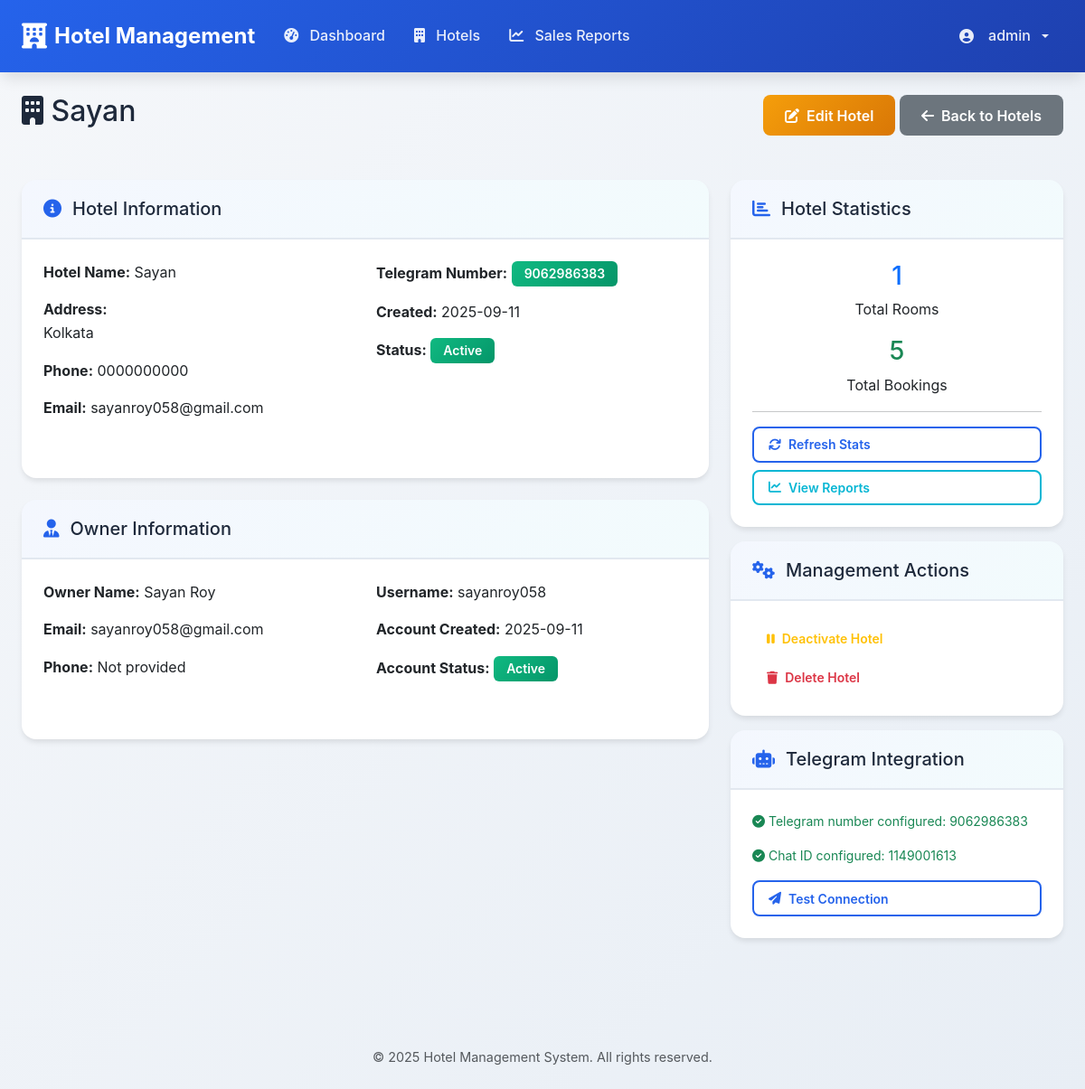
The app's page /admin/hotels/1 (signed in) with its own data.
### tables this page shows
CREATE TABLE hotels (
        id INTEGER PRIMARY KEY,
        name TEXT NOT NULL,
        address TEXT NOT NULL,
        phone TEXT,
        email TEXT,
        telegram_number TEXT,
        telegram_bot_token TEXT,
        owner_name TEXT NOT NULL,
        owner_email TEXT NOT NULL,
        owner_phone TEXT,
        created_at TEXT NOT NULL,
        is_active BOOLEAN DEFAULT 1
    , telegram_chat_id TEXT);

CREATE TABLE hotel_owners (
        id INTEGER PRIMARY KEY,
        hotel_id INTEGER NOT NULL,
        username TEXT UNIQUE NOT NULL,
        email TEXT NOT NULL,
        password_hash TEXT NOT NULL,
        full_name TEXT NOT NULL,
        phone TEXT,
        created_at TEXT NOT NULL,
        is_active BOOLEAN DEFAULT 1,
        FOREIGN KEY (hotel_id) REFERENCES hotels (id)
    );

### multi_hotel_app.py (the view)
    def decorated_function(*args, **kwargs):
        if 'user_type' not in session or session['user_type'] != 'admin':
            flash('Admin access required', 'error')
            return redirect(url_for('login'))
        return f(*args, **kwargs)

### multi_hotel_app.py (called while the page is built)
def login_required(f):
    def decorated_function(*args, **kwargs):
        if 'user_id' not in session:
            return redirect(url_for('login'))
        return f(*args, **kwargs)
    decorated_function.__name__ = f.__name__
    return decorated_function

def admin_required(f):
    def decorated_function(*args, **kwargs):
        if 'user_type' not in session or session['user_type'] != 'admin':
            flash('Admin access required', 'error')
            return redirect(url_for('login'))
        return f(*args, **kwargs)
    decorated_function.__name__ = f.__name__
    return decorated_function

### templates/view_hotel.html (shortened to what this page needs)
{% extends "base.html" %}
{% block content %}
<div class="row">
    <div class="col-12">
        <div class="d-flex justify-content-between align-items-center mb-4">
            <h2><i class="fas fa-building"></i> {{ hotel[1] }}</h2>
            <div>
                <a href="{{ url_for('edit_hotel', hotel_id=hotel[0]) }}" class="btn btn-warning">
                    <i class="fas fa-edit"></i> Edit Hotel
                </a>
                <a href="{{ url_for('admin_hotels') }}" class="btn btn-secondary">
                    <i class="fas fa-arrow-left"></i> Back to Hotels
                </a>
            </div>
        </div>
    </div>
</div>
<div class="row">
    <div class="col-md-8">
        <div class="card">
            <div class="card-header">
                <h5><i class="fas fa-info-circle"></i> Hotel Information</h5>
            </div>
            <div class="card-body">
                <div class="row">
                    <div class="col-md-6">
                        <p><strong>Hotel Name:</strong> {{ hotel[1] }}</p>
                        <p><strong>Address:</strong><br>{{ hotel[2] }}</p>
                        <p><strong>Phone:</strong> {{ hotel[3] or 'Not provided' }}</p>
                        <p><strong>Email:</strong> {{ hotel[4] or 'Not provided' }}</p>
                    </div>
                    <div class="col-md-6">
                        <p><strong>Telegram Number:</strong>
                            {% if hotel[5] %}
                                <span class="badge bg-success">{{ hotel[5] }}</span>
                            {% else %}
                                <span class="badge bg-secondary">Not configured</span>
                            {% endif %}
                        </p>
                        <p><strong>Created:</strong> {{ hotel[10][:10] if hotel[10] else 'N/A' }}</p>
                        <p><strong>Status:</strong>
                            {% if hotel[11] %}
                                <span class="badge bg-success">Active</span>
                            {% else %}
                                <span class="badge bg-danger">Inactive</span>
                            {% endif %}
                        </p>
                    </div>
                </div>
            </div>
        </div>
        <div class="card mt-4">
            <div class="card-header">
                <h5><i class="fas fa-user-tie"></i> Owner Information</h5>
            </div>
            <div class="card-body">
                {% if owner %}
                <div class="row">
                    <div class="col-md-6">
                        <p><strong>Owner Name:</strong> {{ owner[5] }}</p>
                        <p><strong>Email:</strong> {{ owner[3] }}</p>
                        <p><strong>Phone:</strong> {{ owner[6] or 'Not provided' }}</p>
                    </div>
                    <div class="col-md-6">
                        <p><strong>Username:</strong> {{ owner[2] }}</p>
                        <p><strong>Account Created:</strong> {{ owner[7][:10] if owner[7] else 'N/A' }}</p>
                        <p><strong>Account Status:</strong>
                            {% if owner[8] %}
                                <span class="badge bg-success">Active</span>
                            {% else %}
                                <span class="badge bg-danger">Inactive</span>
                            {% endif %}
                        </p>
                    </div>
                </div>
                {% else %}
                <p class="text-muted">No owner account found for this hotel.</p>
                {% endif %}
            </div>
        </div>
    </div>
    <div class="col-md-4">
        <div class="card">
            <div class="card-header">
                <h5><i class="fas fa-chart-bar"></i> Hotel Statistics</h5>
            </div>
            <div class="card-body">
                <div class="text-center mb-3">
                    <h3 class="text-primary">{{ rooms_count }}</h3>
                    <p class="mb-0">Total Rooms</p>
                </div>
                <div class="text-center mb-3">
                    <h3 class="text-success">{{ bookings_count }}</h3>
                    <p class="mb-0">Total Bookings</p>
                </div>
                <hr>
                <div class="d-grid gap-2">
                    <button class="btn btn-outline-primary btn-sm" onclick="loadHotelStats()">
                        <i class="fas fa-sync"></i> Refresh Stats
                    </button>
                    <a href="#" class="btn btn-outline-info btn-sm">
                        <i class="fas fa-chart-line"></i> View Reports
                    </a>
                </div>
            </div>
        </div>
        <div class="card mt-3">
            <div class="card-header">
                <h5><i class="fas fa-cogs"></i> Management Actions</h5>
            </div>
            <div class="card-body">
                <div class="d-grid gap-2">
                    {% if hotel[11] %}
                    <button class="btn btn-outline-warning btn-sm" onclick="toggleHotelStatus({{ hotel[0] }}, false)">
                        <i class="fas fa-pause"></i> Deactivate Hotel
                    </button>
                    {% else %}
                    <button class="btn btn-outline-success btn-sm" onclick="toggleHotelStatus({{ hotel[0] }}, true)">
                        <i class="fas fa-play"></i> Activate Hotel
                    </button>
                    {% endif %}
                    <button class="btn btn-outline-danger btn-sm" onclick="confirmDeleteHotel({{ hotel[0] }}, '{{ hotel[1] }}')">
                        <i class="fas fa-trash"></i> Delete Hotel
                    </button>
                </div>
            </div>
        </div>
        <div class="card mt-3">
            <div class="card-header">
                <h5><i class="fas fa-robot"></i> Telegram Integration</h5>
            </div>
            <div class="card-body">
                {% if hotel[5] %}
                <p class="small text-success">
                    <i class="fas fa-check-circle"></i> Telegram number configured: {{ hotel[5] }}
                </p>
                {% if hotel[12] %}
                <p class="small text-success">
                    <i class="fas fa-check-circle"></i> Chat ID configured: {{ hotel[12] }}
                </p>
                <div class="d-grid">
                    <button class="btn btn-outline-primary btn-sm" onclick="testTelegramConnection({{ hotel[0] }})">
                        <i class="fas fa-paper-plane"></i> Test Connection
                    </button>
                </div>
                {% endif %}
                {% endif %}
            </div>
        </div>
    </div>
</div>
{% endblock %}

### templates/base.html (shortened to what this page needs)
<!DOCTYPE html>
<html lang="en">
<head>
    <link href="https://cdnjs.cloudflare.com/ajax/libs/font-awesome/6.4.0/css/all.min.css" rel="stylesheet">
    <link href="https://cdn.jsdelivr.net/npm/bootstrap@5.3.0/dist/css/bootstrap.min.css" rel="stylesheet">
    <link href="{{ url_for('static', filename='css/style.css') }}" rel="stylesheet">
</head>
<body>
    {% if session.user_id %}
    <nav class="navbar navbar-expand-lg navbar-dark">
        <div class="container-fluid px-4">
            <a class="navbar-brand" href="{{ url_for('index') }}">
                <i class="fas fa-hotel"></i>
                <span>Hotel Management</span>
            </a>
            <div class="collapse navbar-collapse" id="navbarNav">
                <ul class="navbar-nav me-auto mb-2 mb-lg-0">
                    {% if session.user_type == 'admin' %}
                    <li class="nav-item">
                        <a class="nav-link" href="{{ url_for('admin_dashboard') }}">
                            <i class="fas fa-tachometer-alt"></i> Dashboard
                        </a>
                    </li>
                    <li class="nav-item">
                        <a class="nav-link" href="{{ url_for('admin_hotels') }}">
                            <i class="fas fa-building"></i> Hotels
                        </a>
                    </li>
                    <li class="nav-item">
                        <a class="nav-link" href="{{ url_for('admin_sales') }}">
                            <i class="fas fa-chart-line"></i> Sales Reports
                        </a>
                    </li>
                    {% endif %}
                </ul>
                <ul class="navbar-nav">
                    <li class="nav-item dropdown">
                        <a class="nav-link dropdown-toggle d-flex align-items-center gap-2" href="#" id="navbarDropdown" role="button" data-bs-toggle="dropdown" aria-expanded="false">
                            <i class="fas fa-user-circle"></i>
                            <span>{{ session.username }}</span>
                        </a>
                    </li>
                </ul>
            </div>
        </div>
    </nav>
    {% endif %}
    <main class="container-fluid">
        {% block content %}{% endblock %}
    </main>
    <footer class="text-center text-muted py-4 mt-5" style="font-size: 0.9rem;">
        <p>&copy; 2025 Hotel Management System. All rights reserved.</p>
    </footer>
</body>
</html>

### static/css/style.css (style rules this page uses)
:root { --primary-color: #2563eb; --primary-dark: #1e40af; --secondary-color: #64748b; --success-color: #10b981; --info-color: #06b6d4; --warning-color: #f59e0b; --danger-color: #ef4444; --light-color: #f8fafc; --dark-color: #1e293b; --border-color: #e2e8f0; --shadow-sm: 0 1px 2px 0 rgb(0 0 0 / 0.05); --shadow-md: 0 4px 6px -1px rgb(0 0 0 / 0.1); --shadow-lg: 0 10px 15px -3px rgb(0 0 0 / 0.1); --shadow-xl: 0 20px 25px -5px rgb(0 0 0 / 0.1); --radius-sm: 0.375rem; --radius-md: 0.5rem; --radius-lg: 0.75rem; --radius-xl: 1rem; }
* { margin: 0; padding: 0; box-sizing: border-box; }
body { background: linear-gradient(135deg, #f5f7fa 0%, #e8eef5 100%); font-family: -apple-system, BlinkMacSystemFont, 'Segoe UI', 'Roboto', 'Oxygen', 'Ubuntu', 'Cantarell', sans-serif; color: var(--dark-color); line-height: 1.6; min-height: 100vh; overflow-x: hidden; }
.navbar { background: linear-gradient(135deg, var(--primary-color) 0%, var(--primary-dark) 100%) !important; padding: 1rem 0; box-shadow: var(--shadow-lg); backdrop-filter: blur(10px); position: sticky; top: 0; z-index: 1030; }
.navbar-brand { font-weight: 700; font-size: 1.5rem; color: white !important; display: flex; align-items: center; gap: 0.5rem; transition: transform 0.3s ease; }
.navbar-brand i { font-size: 1.75rem; }
.nav-link { font-weight: 500; color: rgba(255, 255, 255, 0.9) !important; padding: 0.5rem 1rem !important; border-radius: var(--radius-md); transition: all 0.3s ease; position: relative; }
.nav-link i { margin-right: 0.5rem; }
.card { border: none; border-radius: var(--radius-xl); box-shadow: var(--shadow-md); transition: all 0.3s cubic-bezier(0.4, 0, 0.2, 1); background: white; overflow: hidden; position: relative; }
.card::before { content: ''; position: absolute; top: 0; left: 0; right: 0; height: 3px; background: linear-gradient(90deg, var(--primary-color), var(--info-color)); opacity: 0; transition: opacity 0.3s ease; }
.card-header { background: linear-gradient(135deg, rgba(37, 99, 235, 0.05) 0%, rgba(6, 182, 212, 0.05) 100%); border-bottom: 2px solid var(--border-color); font-weight: 700; padding: 1.25rem 1.5rem; font-size: 1.1rem; }
.card-header h5 { margin: 0; color: var(--dark-color); display: flex; align-items: center; gap: 0.75rem; }
.card-header h5 i { color: var(--primary-color); font-size: 1.25rem; }
.card-body { padding: 1.5rem; }
.btn { border-radius: var(--radius-md); font-weight: 600; padding: 0.65rem 1.5rem; transition: all 0.3s cubic-bezier(0.4, 0, 0.2, 1); border: none; position: relative; overflow: hidden; display: inline-flex; align-items: center; gap: 0.5rem; text-transform: none; }
.btn::before { content: ''; position: absolute; top: 50%; left: 50%; width: 0; height: 0; border-radius: 50%; background: rgba(255, 255, 255, 0.3); transform: translate(-50%, -50%); transition: width 0.6s, height 0.6s; }
.btn-warning { background: linear-gradient(135deg, var(--warning-color) 0%, #d97706 100%); color: white; }
.btn-outline-primary { border: 2px solid var(--primary-color); color: var(--primary-color); background: transparent; }
.btn-outline-info { border: 2px solid var(--info-color); color: var(--info-color); background: transparent; }
.btn-sm { padding: 0.45rem 1rem; font-size: 0.875rem; }
.badge { font-weight: 600; padding: 0.5em 1em; border-radius: var(--radius-sm); font-size: 0.875rem; display: inline-flex; align-items: center; gap: 0.35rem; }
.badge.bg-success { background: linear-gradient(135deg, var(--success-color) 0%, #059669 100%) !important; }
main.container-fluid { padding: 2rem; max-width: 1400px; margin: 0 auto; }
.row { margin-left: -0.75rem; margin-right: -0.75rem; }
.row > * { padding-left: 0.75rem; padding-right: 0.75rem; margin-bottom: 1.5rem; }
@media (max-width: 1200px) { main.container-fluid { padding: 1.5rem; } }
.row > div:nth-child(1) .card { animation-delay: 0.1s; }
.row > div:nth-child(2) .card { animation-delay: 0.2s; }
.d-flex { display: flex !important; }
.justify-content-between { justify-content: space-between !important; }
.align-items-center { align-items: center !important; }
.text-center { text-align: center !important; }
.mt-3 { margin-top: 1rem !important; }
.mb-3 { margin-bottom: 1rem !important; }
.mb-4 { margin-bottom: 1.5rem !important; }

### records on screen
hotels: name "Sayan", address "Kolkata", phone "0000000000", email "sayanroy058@gmail.com", telegram_number "9062986383", created_at "2025-09-11", telegram_chat "1149001613"
hotel_owners: full_name "Sayan Roy", email "sayanroy058@gmail.com", phone "Not provided", username "sayanroy058", created_at "2025-09-11"

### other values on screen
{{ session.username }} "admin"
{{ rooms_count }} "1"
{{ bookings_count }} "5"
